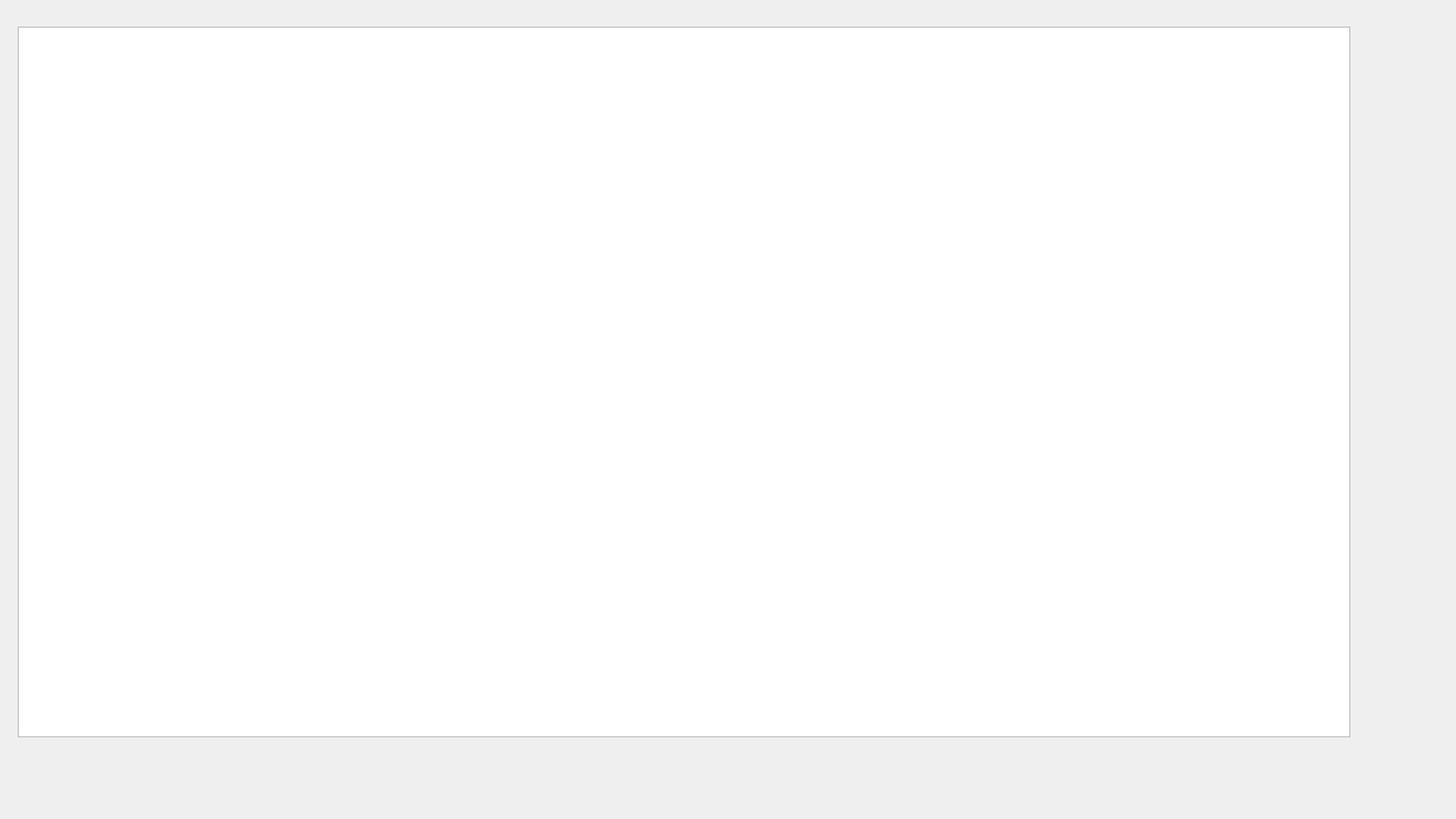
<?xml version="1.0" encoding="UTF-8"?>
<ui version="4.0">
 <class>Dialog_2_1</class>
 <widget class="QDialog" name="Dialog_2_1">
  <property name="geometry">
   <rect>
    <x>0</x>
    <y>0</y>
    <width>1639</width>
    <height>922</height>
   </rect>
  </property>
  <property name="windowTitle">
   <string>Dialog</string>
  </property>
  <widget class="QGraphicsView" name="graphicsView">
   <property name="geometry">
    <rect>
     <x>20</x>
     <y>30</y>
     <width>1500</width>
     <height>800</height>
    </rect>
   </property>
  </widget>
 </widget>
 <resources/>
 <connections/>
</ui>
